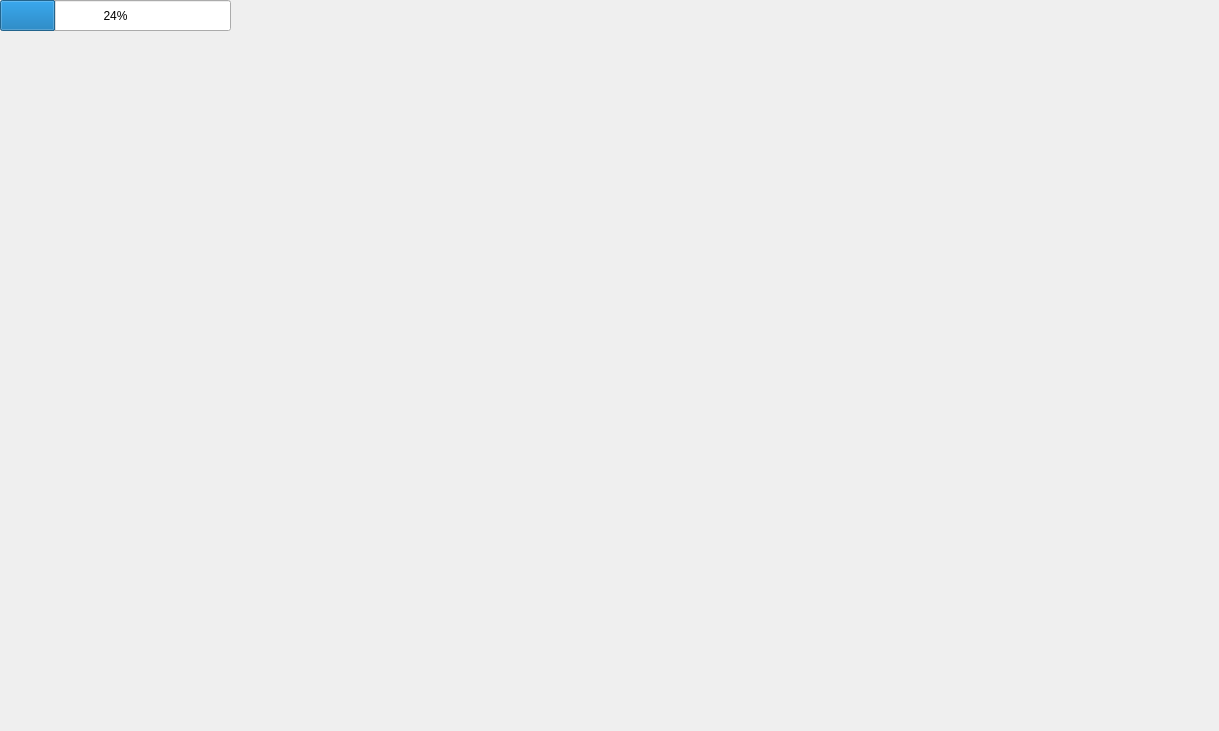
<?xml version="1.0" encoding="UTF-8"?>
<ui version="4.0">
 <class>mediumZubovich</class>
 <widget class="QDialog" name="mediumZubovich">
  <property name="geometry">
   <rect>
    <x>0</x>
    <y>0</y>
    <width>1219</width>
    <height>731</height>
   </rect>
  </property>
  <property name="windowTitle">
   <string>Fight with Zubovich</string>
  </property>
  <widget class="QLabel" name="label">
   <property name="geometry">
    <rect>
     <x>0</x>
     <y>-4</y>
     <width>1221</width>
     <height>741</height>
    </rect>
   </property>
   <property name="text">
    <string>&lt;html&gt;&lt;head/&gt;&lt;body&gt;&lt;p&gt;&lt;img src=&quot;:/files_qrc/wallpaper.jpg&quot;/&gt;&lt;/p&gt;&lt;/body&gt;&lt;/html&gt;</string>
   </property>
  </widget>
  <widget class="QProgressBar" name="progressBar">
   <property name="geometry">
    <rect>
     <x>0</x>
     <y>0</y>
     <width>231</width>
     <height>31</height>
    </rect>
   </property>
   <property name="value">
    <number>24</number>
   </property>
  </widget>
  <widget class="QLabel" name="zubovich">
   <property name="geometry">
    <rect>
     <x>1120</x>
     <y>120</y>
     <width>71</width>
     <height>71</height>
    </rect>
   </property>
   <property name="text">
    <string>&lt;html&gt;&lt;head/&gt;&lt;body&gt;&lt;p&gt;&lt;img src=&quot;:/files_qrc/zubovich.png&quot;/&gt;&lt;/p&gt;&lt;/body&gt;&lt;/html&gt;</string>
   </property>
  </widget>
 </widget>
 <resources/>
 <connections/>
</ui>
